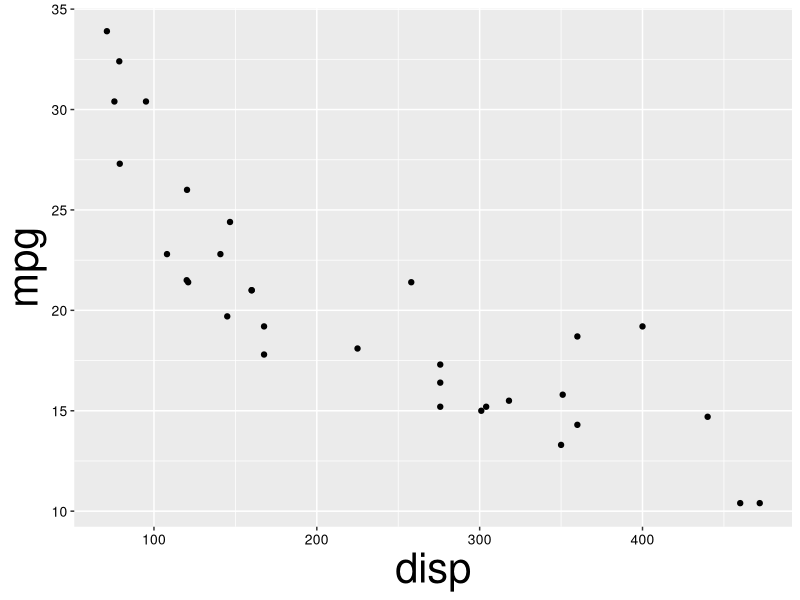
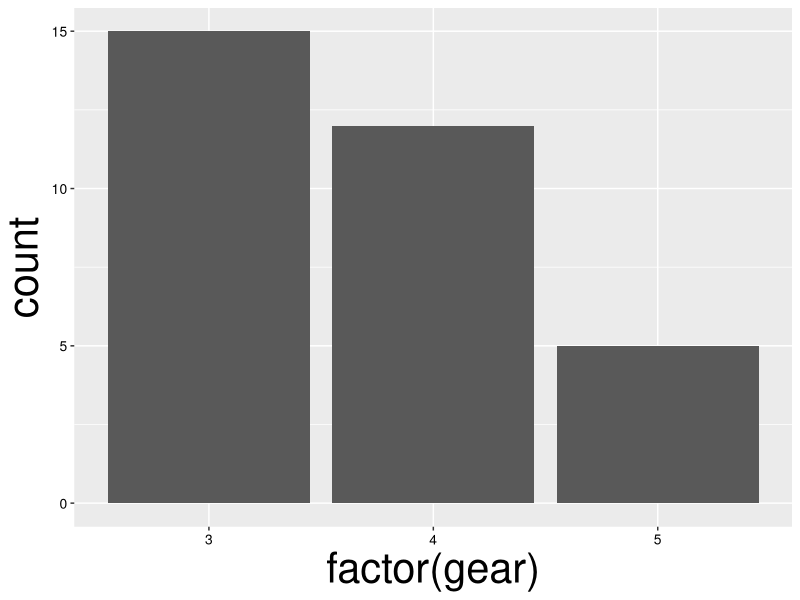
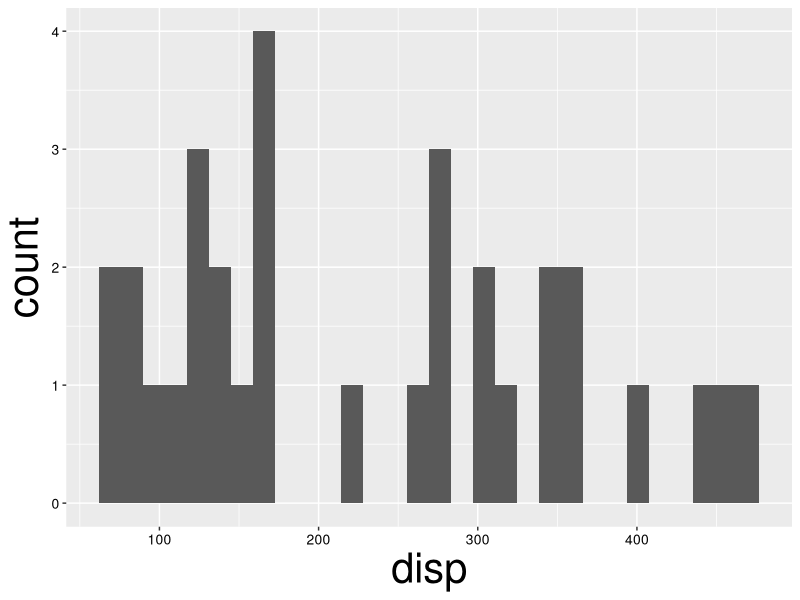
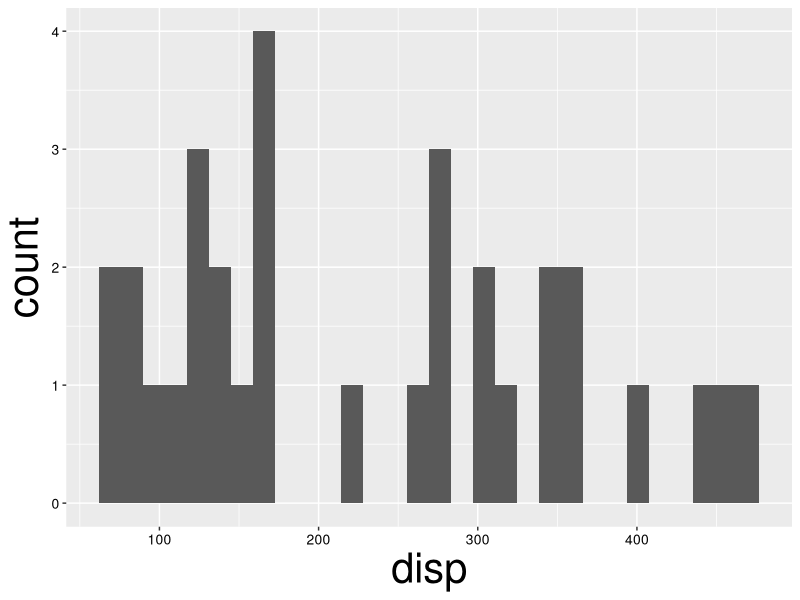
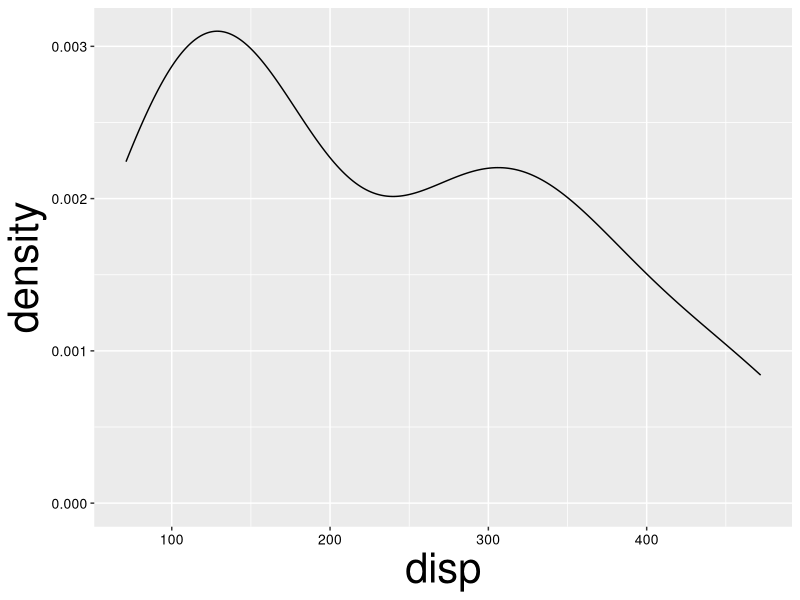
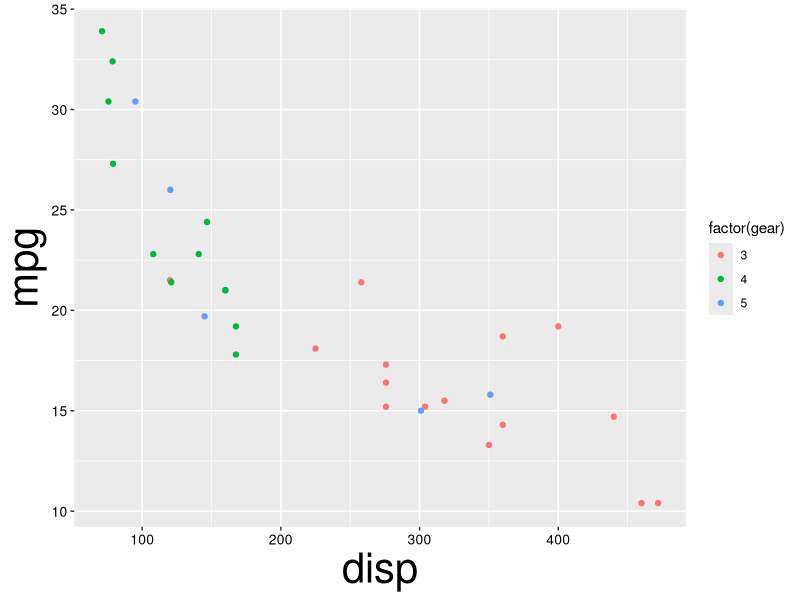
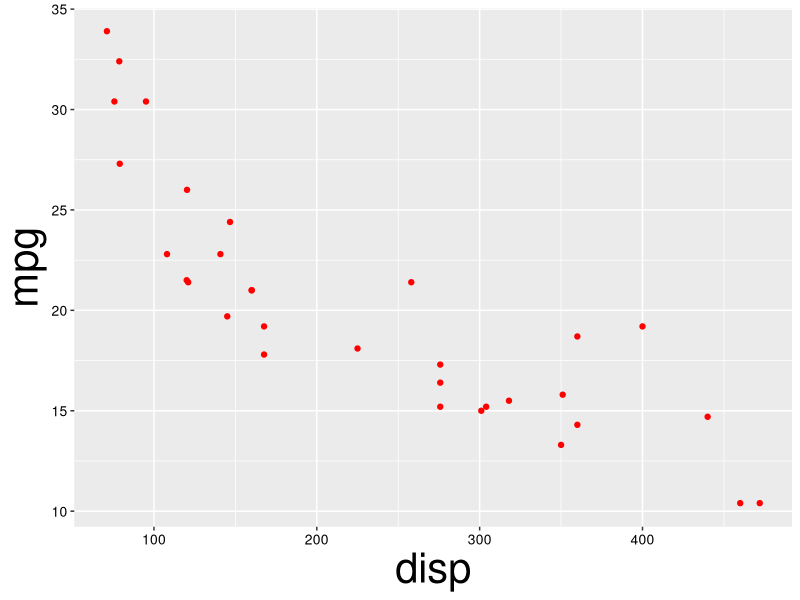
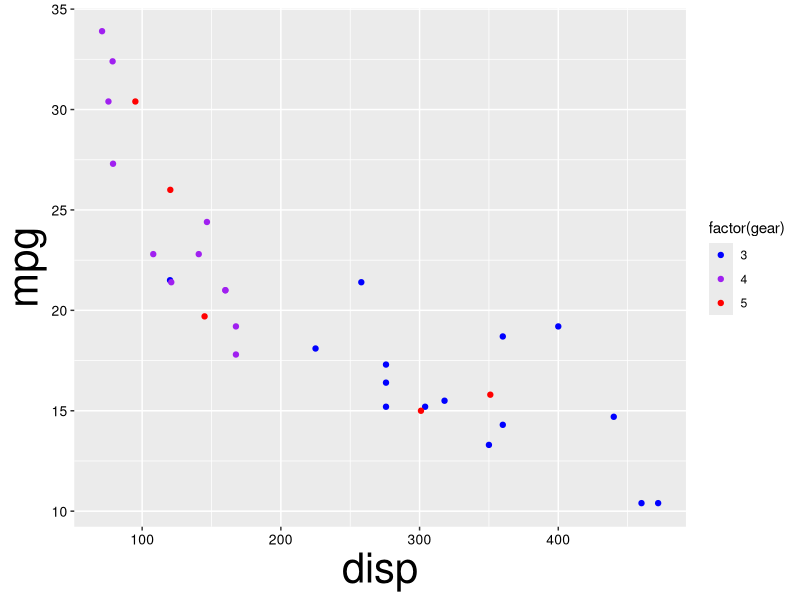

Generate these figures, in order, with R:
## ---- chunk 1
knitr::opts_chunk$set(echo = FALSE)
library(tidyverse)
library(ggpubr)
# theme_set(theme_classic())
presTheme <- theme(axis.title=element_text(size=30),axis.text=element_text(size=10))
theme_set(presTheme)

set.seed(123)
## ---- chunk 2
data(mtcars) # mtcars dataset (built into R)
head(mtcars,5) # Show first 5 rows
## ---- chunk 3
ggplot(data=mtcars,aes(x=disp,y=mpg))+geom_point()
## ---- chunk 4
data(mtcars) # mtcars dataset (built into R)
head(mtcars,5) # Show first 5 rows
## ---- chunk 5
ggplot(data=mtcars,aes(x=factor(gear)))+ 
  geom_bar()
## ---- chunk 6
data(mtcars) # mtcars dataset (built into R)
head(mtcars,5) # Show first 5 rows
## ---- chunk 7
ggplot(data=mtcars,aes(x=disp))+ geom_histogram()
## ---- chunk 8
# Histogram
ggplot(data=mtcars,aes(x=disp))+ 
  geom_histogram() 
## ---- chunk 9
# Density plot
ggplot(data=mtcars,aes(x=disp))+ 
  geom_density() 
## ---- chunk 10
ggplot(data=mtcars,aes(x=disp,y=mpg))+
  # Maps gear to colour
  geom_point(aes(col=factor(gear))) 
## ---- chunk 11
ggplot(data=mtcars,aes(x=disp,y=mpg))+
  geom_point(colour='red') #Sets colour
## ---- chunk 12
ggplot(data=mtcars,aes(x=disp,y=mpg))+
  geom_point(aes(col=factor(gear)))+
  scale_colour_manual(values=c('blue','purple','red'))
## ---- chunk 13
ggplot(data=mtcars,aes(x=disp,y=mpg))+
  # Maps gear to size
  geom_point(aes(size=gear)) 
## ---- chunk 14
ggplot(data=mtcars,aes(x=disp,y=mpg))+
  geom_point(size=10) #Sets size
## ---- chunk 15
ggplot(data=mtcars,aes(x=disp,y=mpg))+
  # Maps gear to colour
  geom_point(aes(col=factor(gear))) +
  #Changes plot theme
  theme(axis.title.x=element_text(size=10), 
    legend.background=element_rect(fill='red'),
    legend.position=c(0.8,0.8),
    panel.grid.minor=element_line(colour='purple'),
    panel.grid.major=element_line(colour='orange'))
## ---- chunk 16
p <- ggplot(data=mtcars,aes(x=disp,y=mpg)) + geom_point() 
p1 <- p + theme_grey() + annotate('text',y=30,x=400,label='theme_grey()') #Regular grey theme
p2 <- p + theme_bw() + annotate('text',y=30,x=400,label='theme_bw()') #B/W
p3 <- p + theme_classic() + annotate('text',y=30,x=400,label='theme_classic()') #Classic
p4 <- p + theme_minimal() + annotate('text',y=30,x=400,label='theme_minimal()') #Minimalistic
ggarrange(p1,p2,p3,p4,ncol=2,nrow=2)
## ---- chunk 17
myTheme <- theme_classic()+ #Existing theme
  #Makes axis text bigger
  theme(axis.title=element_text(size=30),
        axis.text=element_text(size=10),
        legend.position='bottom')
  

ggplot(data=mtcars,aes(x=disp,y=mpg))+
  # Maps cyl to colour
  geom_point(aes(col=factor(cyl))) +
  scale_colour_manual(values=c('blue','purple','red')) +
  myTheme

theme_set(theme_grey())

## ---- chunk 18
ggplot(mtcars,aes(x=disp,y=mpg))+ geom_point(aes(col=wt))+
  facet_grid(factor(am) ~ factor(gear))
## ---- chunk 19
ggplot(mtcars,aes(x=factor(am),y=mpg))+ 
  geom_point(position=position_jitter(width=0.05))+ #Adds noise to data in x-dimension
  geom_point(stat='summary',fun=mean,col='red',size=3) #Mean only
## ---- chunk 20
ggplot(arrange(mtcars,am,disp),aes(x=factor(am),y=mpg))+ 
  geom_point(position=position_jitter(width=0.05))+
  geom_pointrange(stat='summary',fun.data=mean_se,
                  fun.args = list(mult = 2),col='red') #Mean + 2 SE
## ---- chunk 21
ggplot(mtcars,aes(x=disp,y=mpg))+ 
  annotate('text',y=30,x=400,label='linear model')+
  geom_point() + geom_smooth(method='lm',formula=y~x)
## ---- chunk 22
ggplot(mtcars,aes(x=disp,y=mpg))+ 
  annotate('text',y=30,x=400,label='GAM smoother')+
  geom_point() + geom_smooth(method='gam',formula=y~s(x))
## ---- chunk 23
ggplot(mtcars,aes(x=log(disp),y=log(mpg)))+ 
  geom_point() + 
  geom_smooth(method='lm',formula=y~x)
## ---- chunk 24
ggplot(mtcars,aes(x=disp,y=mpg))+ 
  geom_point() + 
  geom_smooth(method='lm',formula=y~x)+
  scale_x_log10() + scale_y_log10() # sqrt is also popular
## ---- chunk 25
d1 <- data.frame(x=factor(c('a','b','c')),y=c(23,46,31))

p1 <- ggplot(d1,aes(x=x,y=y))+geom_col()+theme_classic()
p2 <- ggplot(d1,aes(x=x,y=1))+geom_point(aes(size=y))+theme_classic()+scale_size(range=c(5,15))
p3 <- ggplot(d1, aes(x="", y=y, fill=x)) + geom_bar(width = 1, stat = "identity")+coord_polar("y") + theme_void() + theme(axis.text.x=element_text(size=0))

ggarrange(p1,p2,p3,ncol=3)

## ---- chunk 26
p1 <- ggplot(mpg,aes(x=displ,y=cty))+ 
  geom_point() + geom_smooth(method='gam',formula=y~s(x),col='red')+
  theme_classic()

p2 <- ggplot(msleep,aes(x=bodywt,y=brainwt))+
  geom_point(aes(col=vore))+
  scale_x_log10()+scale_y_log10()+geom_smooth(method='lm',formula=y~x,col='black')+
  labs(x='Body weight (kg)',y='Brain Weight (kg)',col='Feeding')+
  theme_bw()

p3 <- ggplot(trees,aes(x=Girth,y=Height,col=Volume,size=Volume))+
  geom_point()+theme_grey()

p4 <- ggplot(starwars,aes(x=height))+geom_histogram()+facet_wrap(~sex)+ theme_minimal()+labs(x='Height of Star Wars Characters (cm)')

ggarrange(p1,p2,p3,p4,ncol=2,nrow=2)

